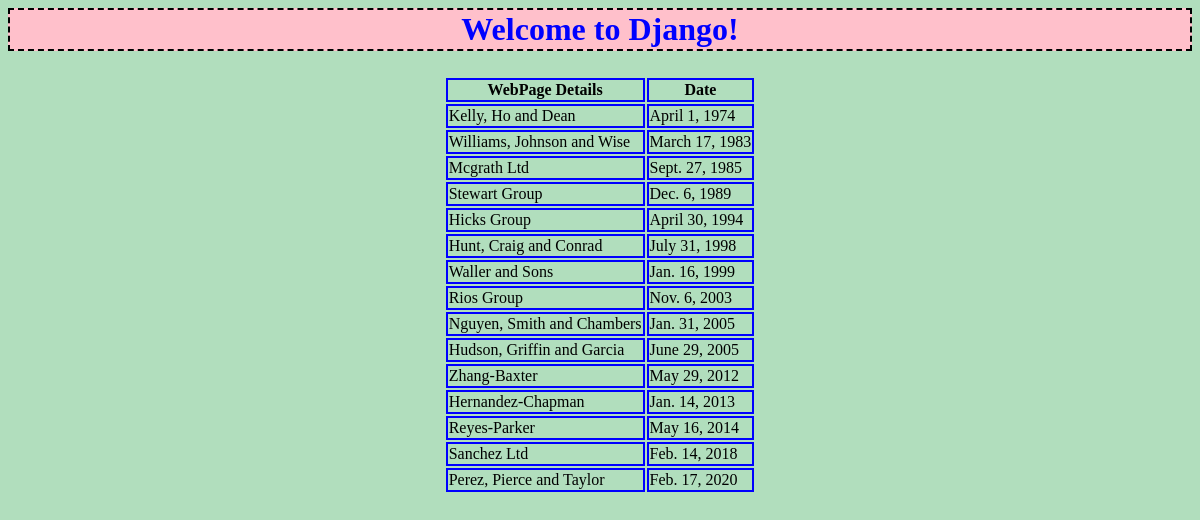
The page / on the database its author committed.
### my_first_app/models.py (models this page shows, shortened)
class AccessRecord(models.Model) :
    name_in_webpage = models.ForeignKey(WebPage,on_delete=models.CASCADE)
    date = models.DateField()

class WebPage(models.Model) :
    my_topic = models.ForeignKey(Topic,on_delete=models.CASCADE)
    name = models.CharField(max_length = 210, unique = True)
    url = models.URLField(unique = True)
    def __str__(self):
        return self.name

### my_first_app/views.py (the view)
# urls.py: url('^$',views.index,name='index'),
def index(request) :
    webpages_list = AccessRecord.objects.order_by('date')
    my_dict = {'access_records' : webpages_list}
    return render(request,'index.html',context = my_dict)

### templates/index.html (shortened to what this page needs)
<!DOCTYPE html>
{% load static %}
<html lang="en" dir="ltr">
  <head>
  </head>
  <link rel="stylesheet" href="{% static "css/style.css" %}">
  <body>
    <h1>Welcome to Django!</h1>
    <div class="djangoclass" align='center'>
      {% if access_records %}
      <table>
        <thead>
          <th>
            <b>  WebPage Details </b>
          </th>
          <th>
            <b> Date </b>
          </th>
        </thead>
        {% for record in access_records %}
        <tr>
          <td>
              {{ record.name_in_webpage }}
          </td>
          <td>
              {{ record.date }}
          </td>
        </tr>
        {% endfor %}
      </table>
      {% else %}
      <p>NO ACCESS RECORDS FOUND!</p>
      {% endif %}
    </div>
  </body>
</html>

### static/css/style.css (style rules this page uses)
h1 { color : blue; text-align: center; border: 2px dashed black; padding: 1px; margin: auto; background-color: pink; }
table { padding: 25px; }
thead,th,td { border : 2px solid blue; }
body { background: #b1debd; }

### rows shown on the page
AccessRecord: name_in_webpage "Kelly, Ho and Dean", date "April 1, 1974"
AccessRecord: name_in_webpage "Williams, Johnson and Wise", date "March 17, 1983"
AccessRecord: name_in_webpage "Mcgrath Ltd", date "Sept. 27, 1985"
AccessRecord: name_in_webpage "Stewart Group", date "Dec. 6, 1989"
AccessRecord: name_in_webpage "Hicks Group", date "April 30, 1994"
AccessRecord: name_in_webpage "Hunt, Craig and Conrad", date "July 31, 1998"
AccessRecord: name_in_webpage "Waller and Sons", date "Jan. 16, 1999"
AccessRecord: name_in_webpage "Rios Group", date "Nov. 6, 2003"
AccessRecord: name_in_webpage "Nguyen, Smith and Chambers", date "Jan. 31, 2005"
AccessRecord: name_in_webpage "Hudson, Griffin and Garcia", date "June 29, 2005"
AccessRecord: name_in_webpage "Zhang-Baxter", date "May 29, 2012"
AccessRecord: name_in_webpage "Hernandez-Chapman", date "Jan. 14, 2013"
AccessRecord: name_in_webpage "Reyes-Parker", date "May 16, 2014"
AccessRecord: name_in_webpage "Sanchez Ltd", date "Feb. 14, 2018"
AccessRecord: name_in_webpage "Perez, Pierce and Taylor", date "Feb. 17, 2020"
